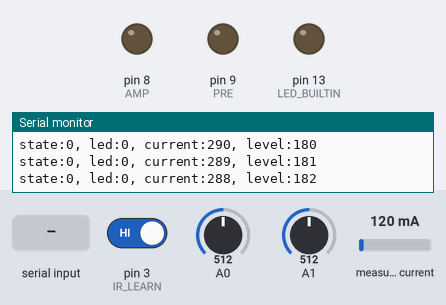
Recording of a sketch running on a simulated Arduino Uno, built with avr-gcc and run on an emulated ATmega328P. On the bench: output pins drawn as LEDs (lit = HIGH), the last lines printed to the serial monitor. Inputs (shaded band) come from the test bench; at power-on: pin 3 (IR_LEARN) HIGH, A0 = 512, A1 = 512, measured current 120 mA.

Above: at 1.2 s.
1.3 s: "1\n" received over Serial
At 7.2 s:
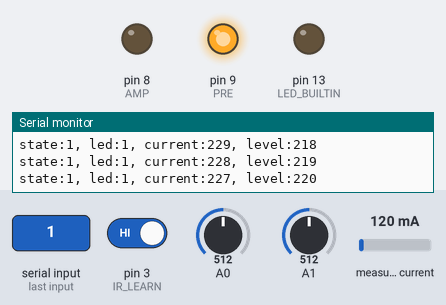
At 9.6 s:
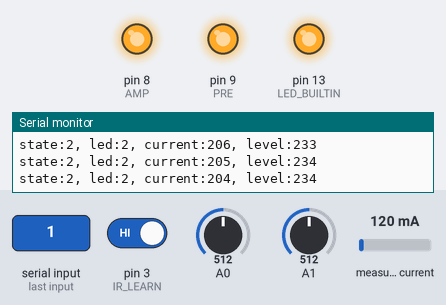
Timing chart, 0 to 11.1 s (numbered marks = the images above; inputs shaded):
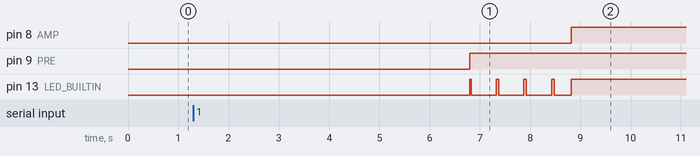

The sketch:

ampcontrol.ino
```cpp
#include <Streaming.h>
#include <avr/wdt.h>
#include "ACS712.h"
#include <IRremote.hpp>

// Контроллер включения отключения аудиосборки по наличию/отсутсвия аудиосигнала
// слушает аналог на A1 и A2
// при обнаружении сигнала
// 	1. запускается цикл включения
//		включает канал 1 (фильтры/преды/ЦАП)
//		взводит таймер1 до включения канала 2 (усилители)
//		после обнуления таймера1 если сигнал есть переходит к включает канал2
//		взводит таймер2 (защита от выключения сразу)
//	при пропадании звука
//	запускаем цикл выключения (если таймер2 истёк)
//		выключаем канал 2
//		взводим таймер1
//		после обнуления таймера1 выключаем канал2
//		взводим таймер2 (защитный)
//
//Состояния:
//				нет звука								(светодио не светится)
//				есть звук, цикл включения				(светодиод медленно мигает)
//				есть звук, включено						(светится непрерывно)
//				нет звука, цикл выключения				(светодиод быстро мигает)


//индикаторы (исп. одноцветный диод)
// LED_BUILTIN

#define PRE 9  // нагрузка 1 - преды
#define AMP 8  // нагрузка 2 - усилители

//константы интервалов в мсек
#define POOL_INT 100

// порог тишины
#define MIN_LEVEL 175
#define HISTERESIL_LEVEL 10
#define ZERO_LEVEL 174
// порог тока
#define MIN_CURRENT 500
#define HISTERESIL_CURRENT 100
#define ZERO_CURRENT_VALUE 300

// Переменные пуллинга
unsigned long
  curMillis,
  prevMillisLED = 0,
  prevMillis1 = 0,
  startLearnMillis = 0,
  waitLearnMillis;

//---------------------------------------------------------------------------
uint8_t SerialDBG, TimeON_RO;
uint16_t level, currentMillis;

ACS712 acSensor(A1, 5.0, 1023, 185);

//---------------------------------------------------------------------------
enum mSTATE_t {  //режим работы
  WAIT,          //слушаем и ждем (выключены все каналы)
  ON_01,         //включен 1 выход
  ON_11,         //включен 1+2 выход
  OFF_10,        //цикл выключения 2 выход отключен
  OFF_00         //цикл выключения 2+1 выходы отключены
};
mSTATE_t mSTATE;

void PrintStatus(void) {
  Serial << F(" AMP_STATUS = ");
  switch (mSTATE) {
    case WAIT: Serial << F("WAIT") << endl; break;
    case ON_01: Serial << F("ON_01") << endl; break;
    case ON_11: Serial << F("ON_11") << endl; break;
    case OFF_10: Serial << F("OFF_10") << endl; break;
    case OFF_00: Serial << F("OFF_00") << endl; break;
  };
}

//***************************************************************************

#define IR_PIN 2
#define IR_LEARN 3
#define T_WAIT_LEARN 60000
#define T_WAIT_LEARN_BLINK 1000

//---------------------------------------------------------------------------
enum LEARN_IR_t {      //режим запоминания кнопок
  DISABLED,            //не включен
  LEARN_VOL_UP,        //запоминаем +
  LEARN_VOL_UP_END,    //переходим к -
  LEARN_VOL_DOWN,      //запоминаем -
  LEARN_VOL_DOWN_END,  //запоминаем + и -
};
LEARN_IR_t LEARN_IR;

void PrintStatusLearn(void) {
  Serial << F(" LEARN = ");
  switch (LEARN_IR) {
    case DISABLED: Serial << F("DISABLED") << endl; break;
    case LEARN_VOL_UP: Serial << F("LEARN_VOL_UP") << endl; break;
    case LEARN_VOL_DOWN: Serial << F("LEARN_VOL_DOWN") << endl; break;
  };
}

uint16_t learnVol[20];  // +addr1, +command1, +addr2, +command2, +addr3, +command3, +addr4, +command4, +addr5, +command5,
                        // -addr1, -command1, -addr2, -command2, -addr3, -command3, -addr4, -command4, -addr5, -command5,

uint8_t currentLearnItem;
IRData learnIrData;

void ProcessStateLearnIr(void) {
  switch (LEARN_IR) {
    //********************
    case DISABLED:
      if (digitalRead(IR_LEARN) == HIGH) {
        LEARN_IR = LEARN_VOL_UP;
        startLearnMillis = curMillis;
      }
      break;

    //********************
    case LEARN_VOL_UP:
      // Если прошло отведённое время
      if (curMillis - startLearnMillis > T_WAIT_LEARN) {
        LEARN_IR = DISABLED;
      }

      if (learnIrData.protocol != UNKNOWN) {
        // есть распознанная кнопка
        learnVol[currentLearnItem++] = learnIrData.address;
        learnVol[currentLearnItem++] = learnIrData.command;
        learnIrData.protocol = UNKNOWN;
      }

      if (currentLearnItem >= 10) {
        // насобирали достаточно для обучения (5 команд * 2)
        LEARN_IR = LEARN_VOL_UP_END;
        waitLearnMillis = curMillis;
      }
      break;

    //********************
    case LEARN_VOL_UP_END:
      if (curMillis - waitLearnMillis > T_WAIT_LEARN_BLINK) {
        LEARN_IR = LEARN_VOL_DOWN;
      }
      break;

    //********************
    case LEARN_VOL_DOWN:
      // Если прошло отведённое время
      if (curMillis - startLearnMillis > T_WAIT_LEARN) {
        LEARN_IR = DISABLED;
      }

      if (learnIrData.protocol != UNKNOWN) {
        // есть распознанная кнопка
        learnVol[currentLearnItem++] = learnIrData.address;
        learnVol[currentLearnItem++] = learnIrData.command;
        learnIrData.protocol = UNKNOWN;
      }

      if (currentLearnItem >= 20) {
        // насобирали достаточно для обучения (5 команд * 2 * 2)
        LEARN_IR = LEARN_VOL_DOWN_END;
        // проверить совпадает ли 4 из 5 команд на + и на -
        bool match = true;
        for (uint8_t i = 1; i < 5; i += 2) {
          if (learnVol[0] != learnVol[i]
              || learnVol[1] != learnVol[i + 1]
              || learnVol[10] != learnVol[i + 10]
              || learnVol[11] != learnVol[i + 11]) {
            match = false;
            break;
          }
        }
        if (match) {
          // коды совпали - радость то какая !!!
          Serial << F("IR learning successful") << endl;
          waitLearnMillis = curMillis;
          LEARN_IR = LEARN_VOL_DOWN_END;
        } else {
          // не совпали коды - пичаль
          Serial << F("IR learning error") << endl;
          LEARN_IR = DISABLED;
        }
      }
      break;

    //********************
    case LEARN_VOL_DOWN_END:
      if (curMillis - waitLearnMillis > T_WAIT_LEARN_BLINK) {
        // EEPROM.WRITE
        LEARN_IR = DISABLED;
      }
      break;
  }
}

//---------------------------------------------------------------------------
void (*Reset)(void) = 0;  // Reset CON function

//---------------------------------------------------------------------------
// длинная буфера усреднения
#define BUF_LENGTH 256
// буфера усреднения
int valuesAudioBuffer[BUF_LENGTH];
int valuesCurrentBuffer[BUF_LENGTH];
int bufferPosition = 0;
void ProcessSensors(void) {
  if (bufferPosition >= BUF_LENGTH) {
    bufferPosition = 0;
  }
  analogRead(A0);
  analogRead(A0);
  analogRead(A0);
  valuesAudioBuffer[bufferPosition] = analogRead(A0);
  valuesAudioBuffer[bufferPosition] = valuesAudioBuffer[bufferPosition] < ZERO_LEVEL ? 0 : valuesAudioBuffer[bufferPosition] - ZERO_LEVEL;

  analogRead(A1);
  analogRead(A1);
  analogRead(A1);
  valuesCurrentBuffer[bufferPosition] = acSensor.mA_peak2peak(50, 1);
  valuesCurrentBuffer[bufferPosition] = valuesCurrentBuffer[bufferPosition] < ZERO_CURRENT_VALUE ? 0 : valuesCurrentBuffer[bufferPosition] - ZERO_CURRENT_VALUE;
  bufferPosition++;

  uint32_t valAudio = 0;
  uint32_t valCurrent = 0;
  for (int i = 0; i < BUF_LENGTH; i++) {
    valAudio += valuesAudioBuffer[i];
    valCurrent += valuesCurrentBuffer[i];
  }
  level = valAudio / BUF_LENGTH;
  currentMillis = valCurrent / BUF_LENGTH;
}

//---------------------------------------------------------------------------
struct LED_MODE_t {
  bool blink;
  uint16_t t1, t2;  // свечения, пауза
  uint8_t r, g, b;
};

enum LM_t {
  LM_WAIT,
  LM_ON_01,
  LM_ON_11,
  LM_OFF_10,
  LM_OFF_00
};
LM_t LED_MODE;

LED_MODE_t lm[5] = {
  { 0, 0, 0, 0, 0, 0 },       //LM_WAIT,    не горит
  { 1, 50, 500, 255, 0, 0 },  //LM_ON_01, 	редко мигает 0,5сек
  { 0, 0, 0, 255, 0, 0 },     //LM_ON_11, 	горит
  { 1, 50, 250, 255, 0, 0 },  //LM_OFF_10,  часто мигает
  { 1, 50, 50, 255, 0, 0 }    //LM_OFF_11,  очень часто мигает
};

//---------------------------------------------------------------------------
void setRGB(uint8_t p_Y, uint8_t p_G, uint8_t p_B) {
  //инвертнем ибо общий анод и 0 зажигает, а 255 гасит диод
  digitalWrite(LED_BUILTIN, p_Y);
}

//---------------------------------------------------------------------------
void ProcessLED() {
  if (lm[LED_MODE].blink) {
    //Если цикл режима светодиода кончился - ставим цикл в начало
    if (curMillis - prevMillisLED > lm[LED_MODE].t1 + lm[LED_MODE].t2)
      prevMillisLED = curMillis;

    if ((prevMillisLED < curMillis) && (curMillis <= (prevMillisLED + lm[LED_MODE].t1))) {  //фаза удержания яркости
      setRGB(lm[LED_MODE].r, lm[LED_MODE].g, lm[LED_MODE].b);
    } else {
      if (prevMillisLED + lm[LED_MODE].t1 < curMillis && curMillis <= prevMillisLED + lm[LED_MODE].t1 + lm[LED_MODE].t2) {  //фаза выключения
        setRGB(0, 0, 0);
      }
    }
  } else
    setRGB(lm[LED_MODE].r, lm[LED_MODE].g, lm[LED_MODE].b);
}

//---------------------------------------------------------------------------
void PrintSensors() {
  Serial << F("state:") << mSTATE << F(", ");
  Serial << F("led:") << LED_MODE << F(", ");
  Serial << F("current:") << currentMillis << F(", ");
  Serial << F("level:") << level;
  Serial << endl;
}
//---------------------------------------------------------------------------
bool isSensorLevelUp(void) {
  bool sound = level > MIN_LEVEL + HISTERESIL_LEVEL;
  bool current = currentMillis > MIN_CURRENT + HISTERESIL_CURRENT;
  return sound || current;
}

bool isSensorLevelDown(void) {
  bool sound = level < MIN_LEVEL - HISTERESIL_LEVEL;
  bool current = currentMillis < MIN_CURRENT - HISTERESIL_CURRENT;
  return sound && current;
}

uint8_t checkCount = 0;
#define WAIT_CHECK_COUNT 50
#define ON_11_CHECK_COUNT 20
#define OFF_CHECK_COUNT 200

void ProcessStateAmp(void) {
  switch (mSTATE) {
    //********************
    case WAIT:
      if (isSensorLevelUp()) {
        checkCount++;
      } else {
        checkCount = 0;
      }
      if (checkCount >= WAIT_CHECK_COUNT) {
        checkCount = 0;
        digitalWrite(PRE, HIGH);
        mSTATE = ON_01;
      }
      break;
    //********************
    case ON_01:
      checkCount++;
      if (checkCount >= ON_11_CHECK_COUNT) {
        checkCount = 0;
        digitalWrite(AMP, HIGH);
        mSTATE = ON_11;
      }
      break;
    //********************
    case ON_11:
      if (isSensorLevelDown()) {
        checkCount++;
      } else {
        checkCount = 0;
      }
      if (checkCount >= WAIT_CHECK_COUNT) {
        digitalWrite(AMP, LOW);
        mSTATE = OFF_10;
        checkCount = 0;
      }
      break;
    //********************
    case OFF_10:
      checkCount++;
      if (checkCount >= OFF_CHECK_COUNT) {
        checkCount = 0;
        digitalWrite(PRE, LOW);
        mSTATE = OFF_00;
      }
      break;
    //********************
    case OFF_00:
      checkCount++;
      if (checkCount >= WAIT_CHECK_COUNT) {
        checkCount = 0;
        mSTATE = WAIT;
      }
      break;
  }
}

//---------------------------------------------------------------------------
String inputString = "";         // a string to hold incoming data
boolean stringComplete = false;  // whether the string is complete

void serialEvent() {
  while (Serial.available()) {
    // get the new byte:
    char inChar = (char)Serial.read();
    // add it to the inputString:
    inputString += inChar;
    // if the incoming character is a newline, set a flag
    // so the main loop can do something about it:
    // Пришлось придумать символ-заменитель переводу строки - в кач-ве параметра в cmd \n передать не удалось
    if (inChar == '\n' || inChar == '@' || inChar == ';') {
      inputString.replace('@', '\n');
      inputString.replace(';', '\n');
      stringComplete = true;
    }
  }
}

//--------------------------------------------------------------------------
void SelfTest(void) {
  Serial << endl;
  ProcessSensors();

  PrintSensors();
  Serial << F("Test outputs:") << endl;

  wdt_reset();  // не забываем сбросить смотрящую собаку

  Serial << F("PRE channel ON...");
  digitalWrite(PRE, HIGH);
  delay(1000);
  Serial << F("OFF") << endl;
  digitalWrite(PRE, LOW);
  Serial << F("AMP channel ON...");
  digitalWrite(AMP, HIGH);
  delay(1000);
  Serial << F("OFF") << endl;
  digitalWrite(AMP, LOW);

  wdt_reset();  // не забываем сбросить смотрящую собаку

  Serial << F("Self test complete") << endl;
}

//---------------------------------------------------------------------------
void setup() {
  uint8_t tmpi;

  wdt_enable(WDTO_8S);

  pinMode(PRE, OUTPUT);
  digitalWrite(PRE, LOW);
  pinMode(AMP, OUTPUT);
  digitalWrite(AMP, LOW);

  pinMode(LED_BUILTIN, OUTPUT);
  pinMode(IR_LEARN, INPUT_PULLUP);

  analogReference(DEFAULT);

  IrReceiver.begin(IR_PIN, ENABLE_LED_FEEDBACK, USE_DEFAULT_FEEDBACK_LED_PIN);

  SerialDBG = 1;
  Serial.begin(115200);
  inputString.reserve(200);

  mSTATE = WAIT;

  LED_MODE = LM_WAIT;

  for (int i = 0; i < BUF_LENGTH; i++) {
    valuesAudioBuffer[i] = MIN_LEVEL;
    valuesCurrentBuffer[i] = ZERO_CURRENT_VALUE;
  }

  PrintStatus();
}

//--------------------------------------------------------------------------
void loop() {

  wdt_reset();  // не забываем сбросить смотрящую собаку

  ProcessLED();

  curMillis = millis();

  if (IrReceiver.decode()) {
    if (IrReceiver.decodedIRData.protocol == UNKNOWN) {
      Serial << F("IR decoding error") << endl;
      // Если идёт обучение запихать команду в буфер обучения
      if (LEARN_IR == LEARN_VOL_UP || LEARN_IR == LEARN_VOL_DOWN) {
        memcpy(&IrReceiver.decodedIRData, &learnIrData, sizeof(IRData));
      }
    } else {

      IrReceiver.printIRResultShort(&Serial);
    }
    IrReceiver.resume();
  }

  //проверим на переполнение
  if (prevMillis1 > curMillis || prevMillisLED > curMillis) {
    prevMillis1 = 0;
    prevMillisLED = 0;
  }

  //Еже-действия
  if (curMillis - prevMillis1 > POOL_INT) {
    prevMillis1 = curMillis;

    ProcessSensors();

    ProcessStateAmp();

    ProcessStateLearnIr();

    // print the string when a newline arrives:
    if (stringComplete) {
      inputString.toLowerCase();
      inputString.trim();
      Serial << inputString << endl;
      if (inputString.equals(F("help"))) {
        Serial << F("comands:") << endl;
        Serial << F("diag") << endl;
        Serial << F("debug=on") << endl;
        Serial << F("debug=off") << endl;
      }
      if (inputString.equals(F("status")) || inputString.equals(F("diag"))) {
        PrintSensors();
      }
      if (inputString.equals(F("debug=on")) || inputString.equals(F("debug on"))) SerialDBG = 1;
      if (inputString.equals(F("debug=off")) || inputString.equals(F("debug off"))) SerialDBG = 0;
      // clear the string:
      inputString = "";
      stringComplete = false;
    }

    if (SerialDBG) PrintSensors();
  }

  switch (mSTATE) {
    case WAIT: LED_MODE = LM_WAIT; break;
    case ON_01: LED_MODE = LM_ON_01; break;
    case ON_11: LED_MODE = LM_ON_11; break;
    case OFF_10: LED_MODE = LM_OFF_10; break;
    case OFF_00: LED_MODE = LM_OFF_00; break;
  }
}
```
